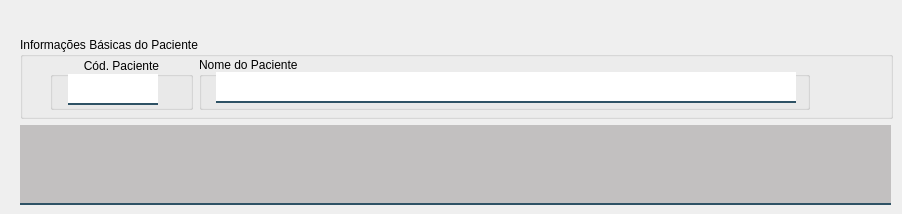
       <widget class="QWidget" name="tab_7">
        <attribute name="title">
         <string>Resumo Notificação</string>
        </attribute>
        <widget class="QWidget" name="">
         <property name="geometry">
          <rect>
           <x>20</x>
           <y>37</y>
           <width>873</width>
           <height>168</height>
          </rect>
         </property>
         <layout class="QVBoxLayout" name="verticalLayout_42">
          <item>
           <widget class="QGroupBox" name="groupBox_80">
            <property name="minimumSize">
             <size>
              <width>871</width>
              <height>80</height>
             </size>
            </property>
            <property name="title">
             <string>Informações Básicas do Paciente</string>
            </property>
            <widget class="QWidget" name="">
             <property name="geometry">
              <rect>
               <x>30</x>
               <y>20</y>
               <width>760</width>
               <height>53</height>
              </rect>
             </property>
             <layout class="QHBoxLayout" name="horizontalLayout_39">
              <item>
               <widget class="QGroupBox" name="groupBox_81">
                <property name="minimumSize">
                 <size>
                  <width>141</width>
                  <height>51</height>
                 </size>
                </property>
                <property name="title">
                 <string>Cód. Paciente</string>
                </property>
                <property name="alignment">
                 <set>Qt::AlignCenter</set>
                </property>
                <widget class="QLineEdit" name="txt_codPaciente">
                 <property name="enabled">
                  <bool>false</bool>
                 </property>
                 <property name="geometry">
                  <rect>
                   <x>18</x>
                   <y>17</y>
                   <width>90</width>
                   <height>31</height>
                  </rect>
                 </property>
                 <property name="minimumSize">
                  <size>
                   <width>90</width>
                   <height>0</height>
                  </size>
                 </property>
                 <property name="maximumSize">
                  <size>
                   <width>90</width>
                   <height>16777215</height>
                  </size>
                 </property>
                 <property name="font">
                  <font>
                   <family>Segoe UI</family>
                  </font>
                 </property>
                 <property name="styleSheet">
                  <string notr="true">border:2px solid rgba(0,0,0,0);
border-bottom-color:rgba(46,82,101,255);
color:rgb(0,0,0);
padding-bottom:7px</string>
                 </property>
                 <property name="alignment">
                  <set>Qt::AlignCenter</set>
                 </property>
                </widget>
               </widget>
              </item>
              <item>
               <widget class="QGroupBox" name="groupBox_82">
                <property name="minimumSize">
                 <size>
                  <width>611</width>
                  <height>51</height>
                 </size>
                </property>
                <property name="title">
                 <string>Nome do Paciente</string>
                </property>
                <widget class="QLineEdit" name="txt_nmPaciente">
                 <property name="enabled">
                  <bool>false</bool>
                 </property>
                 <property name="geometry">
                  <rect>
                   <x>17</x>
                   <y>15</y>
                   <width>580</width>
                   <height>31</height>
                  </rect>
                 </property>
                 <property name="minimumSize">
                  <size>
                   <width>580</width>
                   <height>0</height>
                  </size>
                 </property>
                 <property name="maximumSize">
                  <size>
                   <width>580</width>
                   <height>16777215</height>
                  </size>
                 </property>
                 <property name="font">
                  <font>
                   <family>Segoe UI</family>
                  </font>
                 </property>
                 <property name="styleSheet">
                  <string notr="true">border:2px solid rgba(0,0,0,0);
border-bottom-color:rgba(46,82,101,255);
color:rgb(0,0,0);
padding-bottom:7px</string>
                 </property>
                 <property name="text">
                  <string/>
                 </property>
                </widget>
               </widget>
              </item>
             </layout>
            </widget>
           </widget>
          </item>
          <item>
           <widget class="QTextEdit" name="txt_resumo_ocorrencia">
            <property name="enabled">
             <bool>false</bool>
            </property>
            <property name="minimumSize">
             <size>
              <width>871</width>
              <height>80</height>
             </size>
            </property>
            <property name="maximumSize">
             <size>
              <width>871</width>
              <height>80</height>
             </size>
            </property>
            <property name="font">
             <font>
              <family>Segoe UI</family>
             </font>
            </property>
            <property name="styleSheet">
             <string notr="true">background-color: rgba(10,0,0,50);
border:2px solid rgba(0,0,0,0);
border-bottom-color:rgba(46,82,101,255);
color:rgb(0,0,0);
padding-bottom:7px</string>
            </property>
           </widget>
          </item>
         </layout>
        </widget>
       </widget>
